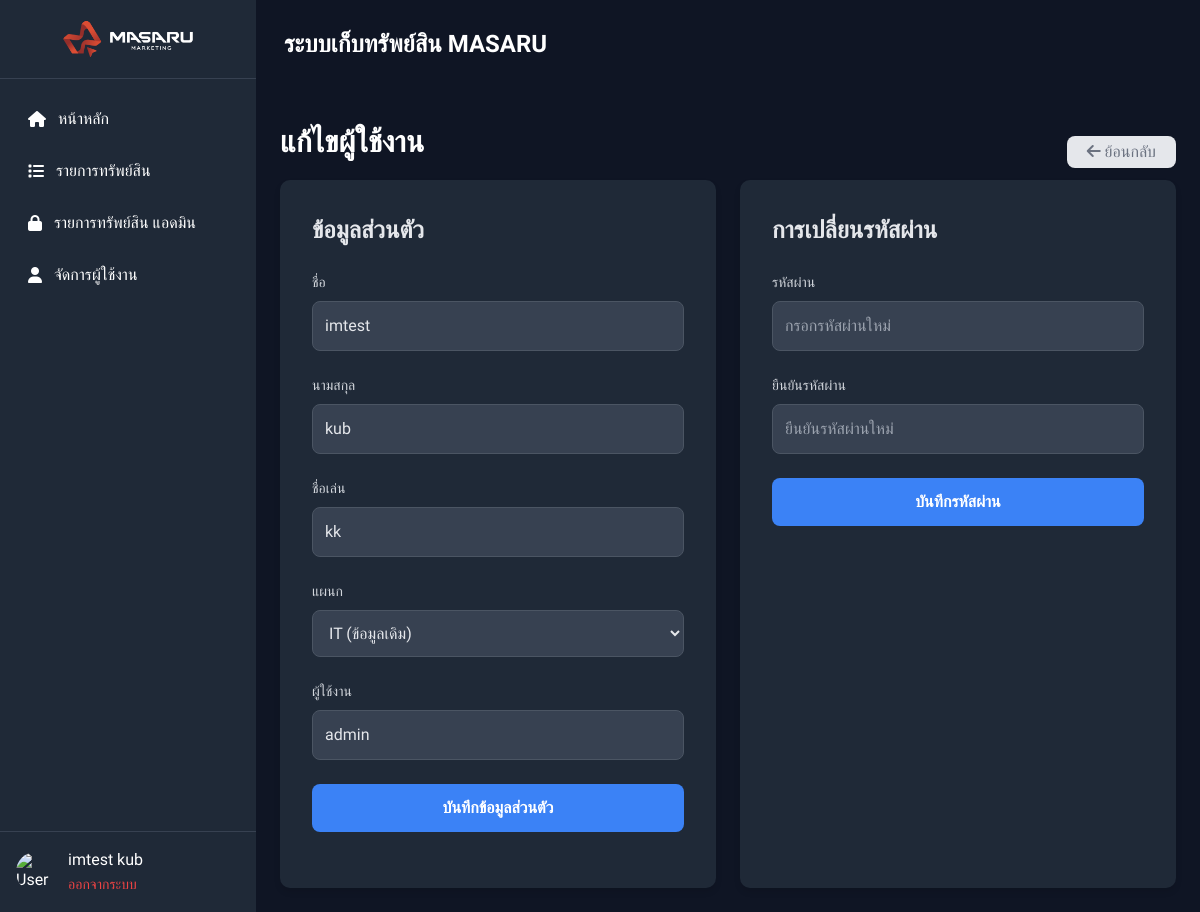
Page /admin/user/1 (signed in) on the committed database.
### model.py (models this page shows)
class User(db.Model):
    __tablename__ = "users"
    user_id = db.Column(db.Integer, primary_key=True)
    username = db.Column(db.String, nullable=False)
    password =  db.Column(db.String, nullable=False)
    name = db.Column(db.String, nullable=False)
    lastname = db.Column(db.String, nullable=False)
    nickname = db.Column(db.String, nullable=False)
    department_id = db.Column(db.Integer, db.ForeignKey('department.department_id'), nullable=False)
    department = db.relationship('Department', back_populates='users', lazy=True)
    borrows = db.relationship('Borrow', back_populates='user', lazy=True)

class Department(db.Model):
    __tablename__ = "department"
    department_id = db.Column(db.Integer, primary_key=True)
    name = db.Column(db.String, nullable=False)
    assets = db.relationship('Asset', back_populates='department', lazy=True)
    users = db.relationship('User', back_populates='department', lazy=True)

### app.py (the view, shortened to what this page needs)
@app.route('/admin/user/<int:userID>', methods=['GET', 'POST'])
def view_user(userID):
    if 'user_id' not in session:
        return redirect(url_for('login'))
    user_id = session.get(User, session['user_id'])
    user_info = db.session.query(User, Department).join(Department, User.department_id == Department.department_id).filter(User.user_id == user_id).first()
    user, department = user_info
    isAdmin = checkAdmin()
    userData = db.session.query(User).options(joinedload(User.department)).filter_by(user_id=userID).first()
    departments = Department.query.all()
    if not userData:
        return "ไม่พบข้อมูลผู้ใช้งาน"
    return render_template('admin/user.html', userData=userData, user=user,department=department, departments=departments,isAdmin=isAdmin)

### app.py (called while the page is built)
def checkAdmin():
    user_id = session.get('user_id')
    user = User.query.join(Department).filter(User.user_id == user_id).first()
    if user and user.department and user.department.name.strip().upper() == "IT":
        return True
    else:
        return False

### templates/admin/user.html (shortened to what this page needs)
<!DOCTYPE html>
<html lang="en">
  <head>
    <link rel="stylesheet" href="{{ url_for('static', filename='style.css') }}" />
    <script src="https://cdn.tailwindcss.com"></script>
    <link rel="stylesheet" href="https://cdnjs.cloudflare.com/ajax/libs/font-awesome/6.4.0/css/all.min.css" />
  </head>
  <body class="">
    <div class="flex min-h-screen">
      <aside class="sidebar bg-gray-800 text-white w-64 flex-shrink-0 flex flex-col">
        <div class="flex items-center justify-center border-b border-gray-700">
          <div class="flex items-center">
            <img src="{{ url_for('static', filename='img/logo.png') }}" width="170" />
          </div>
        </div>
        <div class="flex-1">
          <nav class="p-4 space-y-1">
            <a
              href="{{ url_for('dashboard') }}"
              class="flex items-center p-3 rounded-lg text-white {% if request.path == '/dashboard' %}active{% endif %}"
            >
              <i class="fas fa-home mr-3"></i>
              <span>หน้าหลัก</span>
            </a>
            <a href="{{ url_for('assets') }}" class="flex items-center p-3 rounded-lg {% if request.path == '/assets' %}active{% endif %}">
              <i class="fa-solid fa-list mr-3"></i>
              <span>รายการทรัพย์สิน</span>
            </a>
            {% if isAdmin %}
            <a
              href="{{ url_for('admin_assets') }}"
              class="flex items-center p-3 rounded-lg {% if request.path == '/admin/assets' %}active{% endif %}"
            >
              <i class="fa-solid fa-lock mr-3"></i>
              <span>รายการทรัพย์สิน แอดมิน</span>
            </a>
            <a
              href="{{ url_for('users') }}"
              class="flex items-center p-3 rounded-lg {% if request.path == '/admin/users' %}active{% endif %}"
            >
              <i class="fa-solid fa-user mr-3"></i>
              <span>จัดการผู้ใช้งาน</span>
            </a>
            {% endif %}
          </nav>
        </div>
        <div class="p-4 border-t border-gray-700">
          <div class="flex items-center">
            <img src="https://cdn-icons-png.flaticon.com/512/219/219983.png" alt="User" class="w-10 h-10 rounded-full" />
            <div class="ml-3">
              <div class="font-medium">{{user.name}} {{user.lastname}}</div>
              <a href="/logout" class="text-sm text-red-500">ออกจากระบบ</a>
            </div>
          </div>
        </div>
      </aside>
      <div class="container mx-auto flex-1 flex flex-col overflow-hidden">
        <header class="flex items-center justify-between p-5 sm:p-7">
          <h1 class="hidden sm:block text-2xl font-bold text-white mb-3">ระบบเก็บทรัพย์สิน MASARU</h1>
        </header>
        <main class="flex-1 p-6">
          <div class="flex justify-between items-center">
            <h1 class="text-white text-3xl font-bold mb-5">แก้ไขผู้ใช้งาน</h1>
            <a
              href="{{ url_for('users') }}"
              class="px-5 py-1 bg-gray-200 hover:bg-gray-300 text-gray-500 font-medium rounded-lg shadow-sm transition duration-200 cursor-pointer"
            >
              <i class="fa-solid fa-arrow-left"></i>
              ย้อนกลับ
            </a>
          </div>
          <div class="grid grid-cols-1 sm:grid-cols-2 gap-6">
            <div class="form-container">
              <form action="{{url_for('view_user', userID=userData.user_id)}}" method="POST">
                <div class="form-header">ข้อมูลส่วนตัว</div>
                <div class="form-group">
                  <label for="name">ชื่อ</label>
                  <input type="text" name="name" value="{{userData.name}}" id="name" />
                </div>
                <div class="form-group">
                  <label for="lastname">นามสกุล</label>
                  <input type="text" name="lastname" value="{{userData.lastname}}" id="lastname" />
                </div>
                <div class="form-group">
                  <label for="nickname">ชื่อเล่น</label>
                  <input type="text" name="nickname" value="{{userData.nickname}}" id="nickname" />
                </div>
                <div class="form-group">
                  <label for="department_id">แผนก</label>
                  <select name="department_id" id="department_id">
                    <option value="{{userData.department.department_id}}" selected>{{userData.department.name}} (ข้อมูลเดิม)</option>
                  </select>
                </div>
                <div class="form-group">
                  <label for="username">ผู้ใช้งาน</label>
                  <input type="text" name="username" value="{{userData.username}}" id="username" class="cursor-not-allowed" disabled />
                </div>
                <div class="form-group">
                  <button type="submit">บันทึกข้อมูลส่วนตัว</button>
                </div>
              </form>
            </div>
            <div class="form-container">
              <form action="{{url_for('view_user', userID=userData.user_id)}}" method="POST">
                <div class="form-header">การเปลี่ยนรหัสผ่าน</div>
                <div class="form-group">
                  <label for="password">รหัสผ่าน</label>
                  <input type="password" name="password" id="password" placeholder="กรอกรหัสผ่านใหม่" required />
                </div>
                <div class="form-group">
                  <label for="rpassword">ยืนยันรหัสผ่าน</label>
                  <input type="password" name="rpassword" id="rpassword" placeholder="ยืนยันรหัสผ่านใหม่" required />
                </div>
                <div class="form-group">
                  <button type="submit">บันทึกรหัสผ่าน</button>
                </div>
              </form>
            </div>
          </div>
        </main>
      </div>
    </div>
  </body>
</html>

### static/style.css (style rules this page uses)
body { margin: 0; font-family: "Prompt", sans-serif; background-color: #0f1524; }
main { background-color: #0f1524; }

### templates/admin/user.html (style rules this page uses)
body { color: white; }
.sidebar { transition: all 0.3s ease; transform: translateX(0); }
.form-container { background-color: #1f2937; border-radius: 10px; padding: 2rem; box-shadow: 0 4px 6px rgba(0, 0, 0, 0.1); }
.form-header { font-size: 1.5rem; font-weight: bold; color: #e5e7eb; margin-bottom: 1.5rem; }
.form-group { margin-bottom: 1.5rem; }
.form-group input, .form-group select { background-color: #374151; border: 1px solid #4b5563; color: #e5e7eb; padding: 0.75rem; border-radius: 8px; width: 100%; transition: border-color 0.3s ease; }
.form-group label { display: block; margin-bottom: 0.5rem; font-size: 0.875rem; color: #d1d5db; }
.form-group button { background-color: #3b82f6; color: white; padding: 0.75rem 1.5rem; border-radius: 8px; width: 100%; font-size: 1rem; font-weight: 600; transition: background-color 0.3s ease; }

### rows in the picture
User: name "imtest", lastname "kub", nickname "kk", username "admin"
Department: department_id "IT (ข้อมูลเดิม)"
